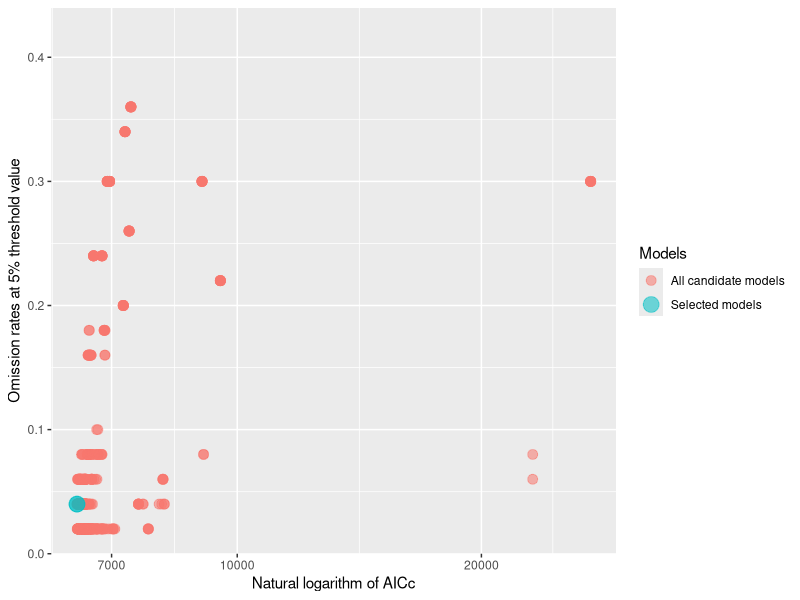

Reproduce this figure in R.
#Author: Ulises Olivares
# uolivares@unam.mx
# June 9, 2021

library(ggplot2)

# WD
setwd("~/OneDrive - UNAM/0. UNAM - Juriquilla/4. COLABORACIONES/6. Geraldo/Rscripts/fig4")

# Load CSV
results <- read.csv("calibration_results.csv")

selected <- read.csv("best_candidate_models_OR_AICc.csv")

tiff('fig4.tiff', units="in", width=16, height=9, res=600, compression = 'lzw')

ggplot(results, aes(x=results$AICc, y=results$Omission_rate_at_5.))+
  geom_point(mapping = aes(color = "All candidate models"), size = 3, alpha = 0.55) +
  geom_point(data = selected, mapping = aes(x=AICc,  y = Omission_rate_at_5., color = "Selected models"), size = 5, alpha = 0.55)+
  scale_color_discrete(name = "Models")+
  labs(color ="")+
  scale_x_log10()+
  xlab("Natural logarithm of AICc") + 
  ylab("Omission rates at 5% threshold value")

dev.off()
